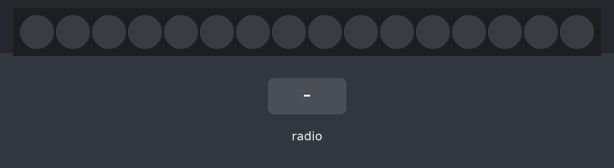
A program run on a simulated BBC micro:bit running MicroPython. Parts: 16 RGB LEDs in strip order, left to right. The test bench sets the inputs (shaded band). Dim RGB values are drawn brighter than linear.

Above: at 1.2 s.
1.3 s: radio message "stop2" arrives
At 1.6 s:
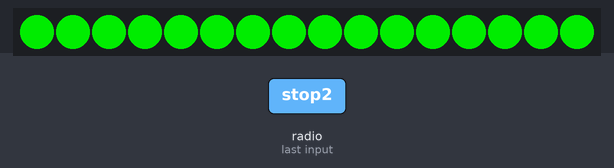
4.3 s: radio message "flash2" arrives
At 4.9 s:
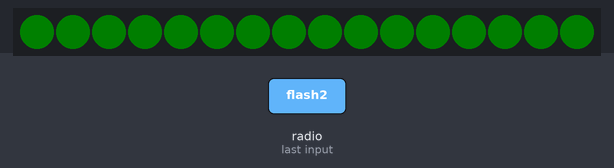
6.5 s: radio message "run2" arrives
At 6.9 s:
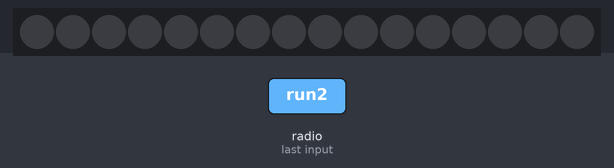
Timing chart, 0 to 9.5 s (numbered marks = the images above; inputs shaded):
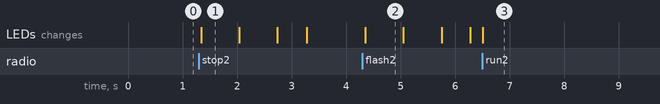

The program:

charger.py
```python
# 차저
# flash: mat blue 점점밝게, stop: red 점점밝게
import radio
from random import randint
from microbit import *
import neopixel

# Create the "flash" animation frames. Can you work out how it's done?
flash = [Image().invert()*(i/9) for i in range(9, -1, -1)]

# The radio won't work unless it's switched on.
radio.on()
np = neopixel.NeoPixel(pin0, 16)

# Event loop.
while True:
    # Read any incoming messages.
    incoming = radio.receive()
    if incoming == 'flash2':
        red = 0
        green = 0
        blue = 0

        #점점 밝게
        for num in range(0, 200):
                for pixel_id in range(0, len(np)):
                    np[pixel_id] = (0, num, 0)
                    np.show()

    if incoming == 'stop2':
        red = 0
        green = 0
        blue = 0

        #점점 밝게
        for num in range(0, 200):
                for pixel_id in range(0, len(np)):
                    np[pixel_id] = (0, 199-num, 0)
                    np.show()

    if incoming == 'run2':
        for pixel_id in range(0, len(np)):

            np[pixel_id] = (0, 0, 0)

            # Display the current pixel data on the Neopixel strip
            np.show()

    if incoming == 'flow2':
        for pixel_id in range(0, len(np)):

            np[pixel_id] = (0, 0, 0)

            # Display the current pixel data on the Neopixel strip
            np.show()

    if incoming == 'auth2':
        for pixel_id in range(0, len(np)):

            np[pixel_id] = (0, 0, 0)

            # Display the current pixel data on the Neopixel strip
            np.show()

    if incoming == 'close2':
        for pixel_id in range(0, len(np)):

            np[pixel_id] = (0, 0, 0)

            # Display the current pixel data on the Neopixel strip
            np.show()
```

Measured:
- after the input at 1.3 s, the LEDs: change at once (image 1)
- after the input at 4.3 s, the LEDs: change after 0.05 s (image 2)
- after the input at 6.5 s, the LEDs: change at once (image 3)
